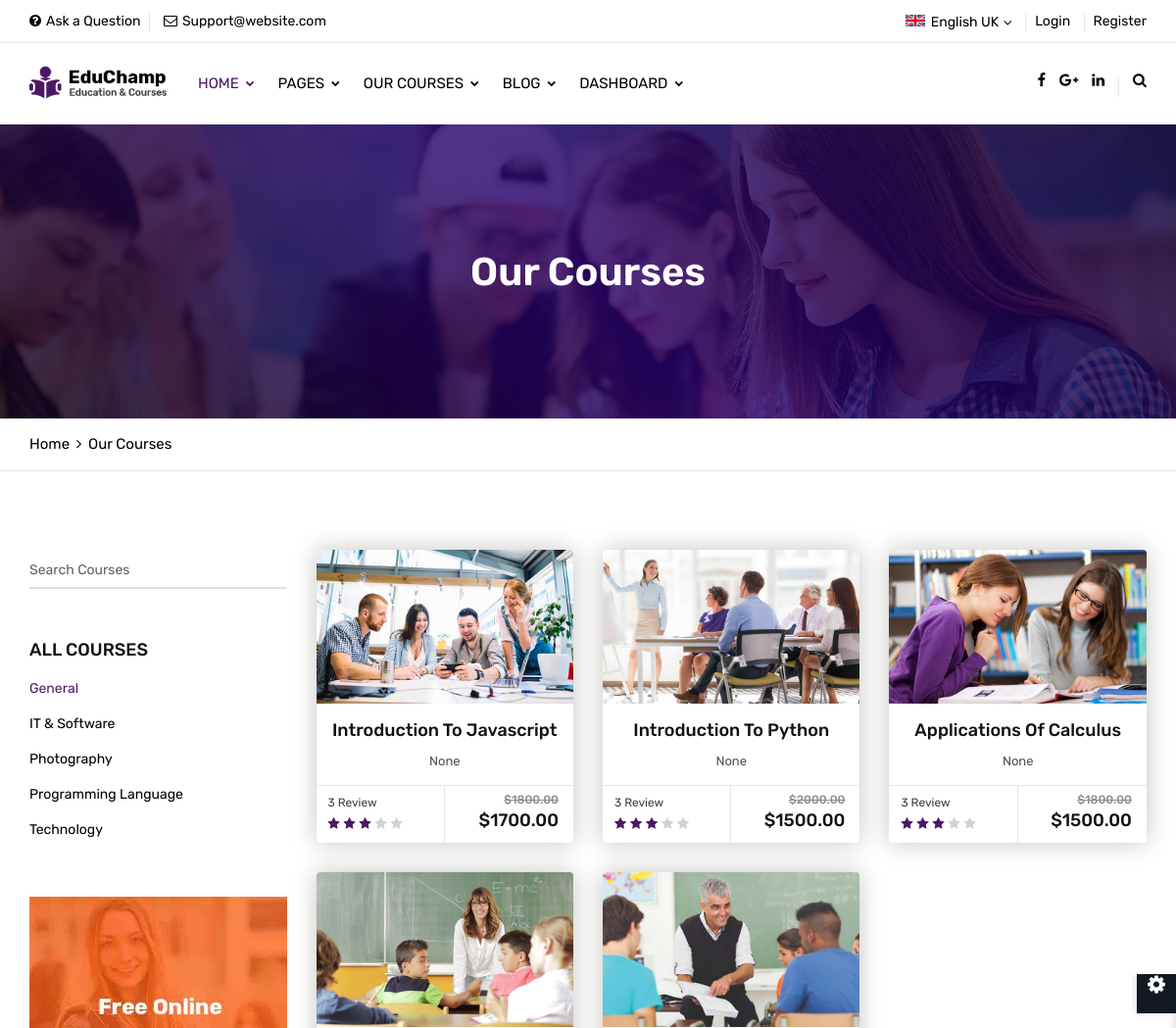
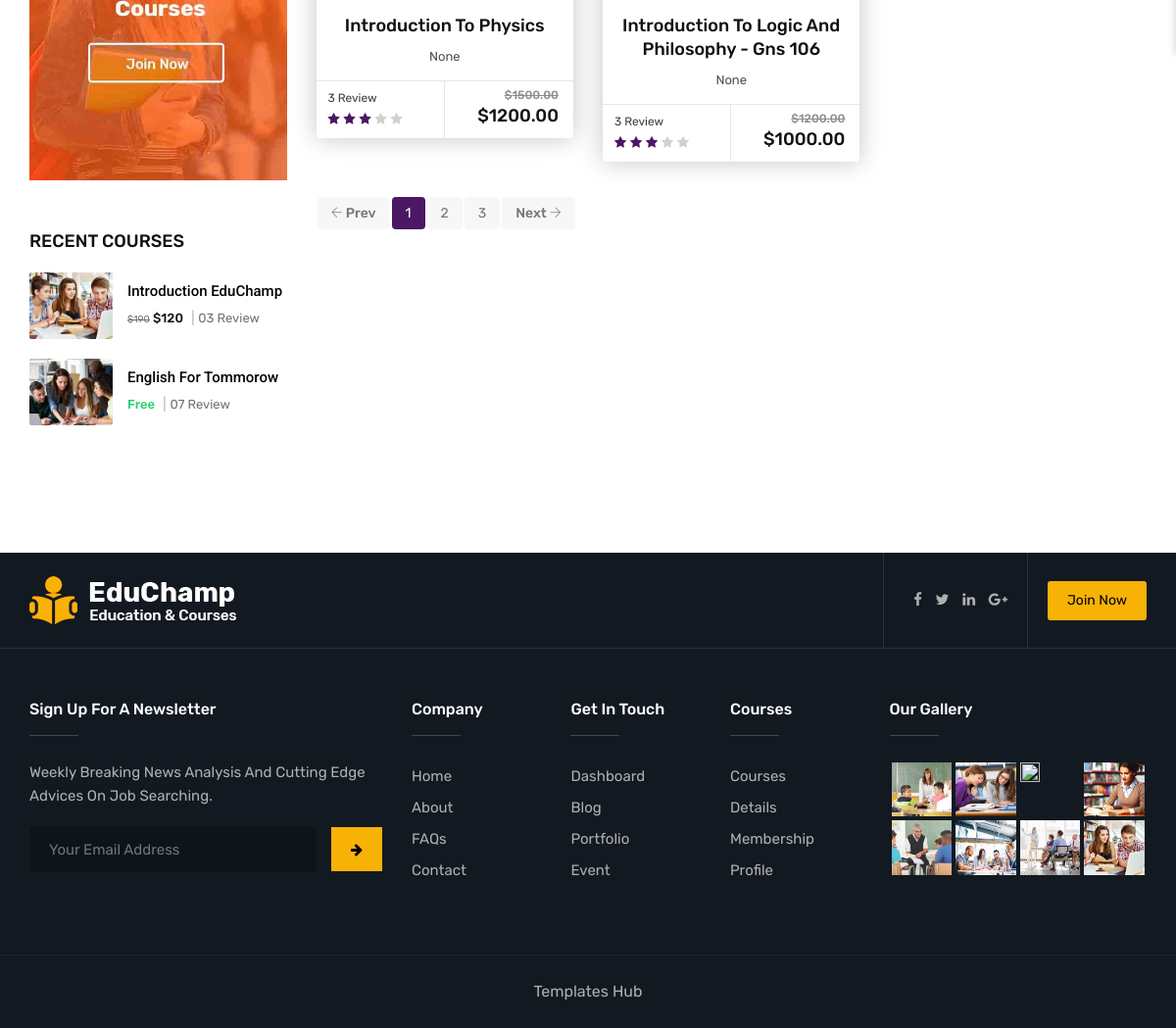
Page /courses/ on the committed database (2 pictures, top to bottom).
### tutorial/models.py (models this page shows, shortened)
class Course(models.Model):
    name = models.CharField(max_length=255,null=False,blank=False)
    slug = models.SlugField(max_length=255,null=False,blank=False)
    description = models.TextField(null=False,blank=False)
    image = models.ImageField(upload_to = "course_images/",null=True)
    old_price = models.DecimalField(max_digits=10,decimal_places=2)
    new_price = models.DecimalField(max_digits=10,decimal_places=2)
    category = models.ManyToManyField(Category,related_name="courses")
    teacher = models.ForeignKey('Teacher',on_delete=models.CASCADE,null=True)
    outcomes = models.ManyToManyField(Outcomes)
    duration = models.CharField(max_length=100,null=True,blank=True)
    skill_level = models.CharField(max_length=10,choices=Level.choices, default=Level.BEGINNER)
    language = models.CharField(max_length=10,null=True,blank=True)
    assessment = models.BooleanField(default=False)
    description = models.TextField(null=True,blank=True)
    certification=models.TextField(null=True,blank=True)
    class Meta:
        verbose_name = "Course"
        ordering = ["-new_price"]

### tutorial/views.py (the view)
# urls.py: path("courses/",views.courses,name="courses"),
def courses(request):
    courses = Course.objects.all()
    context={'courses':courses}
    return render(request,'tutorial/courses.html',context)

### tutorial/templates/tutorial/courses.html (shortened to what this page needs)
{% load static %}
<head>
	<link rel="stylesheet" type="text/css" href="{% static "assets/css/assets.css" %}">
	<link rel="stylesheet" type="text/css" href="{% static "assets/css/typography.css" %}">
	<link rel="stylesheet" type="text/css" href="{% static "assets/css/shortcodes/shortcodes.css" %}">
	<link rel="stylesheet" type="text/css" href="{% static "assets/css/style.css" %}">
	<link class="skin" rel="stylesheet" type="text/css" href="{% static "assets/css/color/color-1.css" %}">
</head>
<body id="bg">
<div class="page-wraper">
    <header class="header rs-nav">
		<div class="top-bar">
			<div class="container">
				<div class="row d-flex justify-content-between">
					<div class="topbar-left">
						<ul>
							<li><a href="faq-1.html"><i class="fa fa-question-circle"></i>Ask a Question</a></li>
							<li><a href="javascript:;"><i class="fa fa-envelope-o"></i>Support@website.com</a></li>
						</ul>
					</div>
					<div class="topbar-right">
						<ul>
							<li>
								<select class="header-lang-bx">
									<option data-icon="flag flag-uk">English UK</option>
								</select>
							</li>
							<li><a href="login.html">Login</a></li>
							<li><a href="register.html">Register</a></li>
						</ul>
					</div>
				</div>
			</div>
		</div>
		<div class="sticky-header navbar-expand-lg">
            <div class="menu-bar clearfix">
                <div class="container clearfix">
					<div class="menu-logo">
						<a href="index.html"><img src="{% static "assets/images/logo.png" %}" alt=""></a>
					</div>
                    <div class="secondary-menu">
                        <div class="secondary-inner">
                            <ul>
								<li><a href="javascript:;" class="btn-link"><i class="fa fa-facebook"></i></a></li>
								<li><a href="javascript:;" class="btn-link"><i class="fa fa-google-plus"></i></a></li>
								<li><a href="javascript:;" class="btn-link"><i class="fa fa-linkedin"></i></a></li>
								<li class="search-btn"><button id="quik-search-btn" type="button" class="btn-link"><i class="fa fa-search"></i></button></li>
							</ul>
						</div>
                    </div>
                    <div class="menu-links navbar-collapse collapse justify-content-start" id="menuDropdown">
                        <ul class="nav navbar-nav">
							<li class="active"><a href="javascript:;">Home <i class="fa fa-chevron-down"></i></a>
							</li>
							<li><a href="javascript:;">Pages <i class="fa fa-chevron-down"></i></a>
							</li>
							<li class="add-mega-menu"><a href="javascript:;">Our Courses <i class="fa fa-chevron-down"></i></a>
							</li>
							<li><a href="javascript:;">Blog <i class="fa fa-chevron-down"></i></a>
							</li>
							<li class="nav-dashboard"><a href="javascript:;">Dashboard <i class="fa fa-chevron-down"></i></a>
							</li>
						</ul>
                    </div>
                </div>
            </div>
        </div>
    </header>
    <div class="page-content bg-white">
        <div class="page-banner ovbl-dark" style="background-image:url(assets/images/banner/banner3.jpg);">
            <div class="container">
                <div class="page-banner-entry">
                    <h1 class="text-white">Our Courses</h1>
				 </div>
            </div>
        </div>
		<div class="breadcrumb-row">
			<div class="container">
				<ul class="list-inline">
					<li><a href="#">Home</a></li>
					<li>Our Courses</li>
				</ul>
			</div>
		</div>
		<div class="content-block">
			<div class="section-area section-sp1">
                <div class="container">
					 <div class="row">
						<div class="col-lg-3 col-md-4 col-sm-12 m-b30">
							<div class="widget courses-search-bx placeani">
								<div class="form-group">
									<div class="input-group">
										<label>Search Courses</label>
										<input name="dzName" type="text" required class="form-control">
									</div>
								</div>
							</div>
							<div class="widget widget_archive">
                                <h5 class="widget-title style-1">All Courses</h5>
                                <ul>
                                    <li class="active"><a href="#">General</a></li>
                                    <li><a href="#">IT & Software</a></li>
                                    <li><a href="#">Photography</a></li>
                                    <li><a href="#">Programming Language</a></li>
                                    <li><a href="#">Technology</a></li>
                                </ul>
                            </div>
							<div class="widget">
								<a href="#"><img src="{% static "assets/images/adv/adv.jpg" %}" alt=""/></a>
							</div>
							<div class="widget recent-posts-entry widget-courses">
                                <h5 class="widget-title style-1">Recent Courses</h5>
                                <div class="widget-post-bx">
                                    <div class="widget-post clearfix">
                                        <div class="ttr-post-media"> <img src="{% static "assets/images/blog/recent-blog/pic1.jpg" %}" width="200" height="143" alt=""> </div>
                                        <div class="ttr-post-info">
                                            <div class="ttr-post-header">
                                                <h6 class="post-title"><a href="#">Introduction EduChamp</a></h6>
                                            </div>
                                            <div class="ttr-post-meta">
                                                <ul>
                                                    <li class="price">
														<del>$190</del>
														<h5>$120</h5>
													</li>
                                                    <li class="review">03 Review</li>
                                                </ul>
                                            </div>
                                        </div>
                                    </div>
                                    <div class="widget-post clearfix">
                                        <div class="ttr-post-media"> <img src="{% static "assets/images/blog/recent-blog/pic3.jpg" %}" width="200" height="160" alt=""> </div>
                                        <div class="ttr-post-info">
                                            <div class="ttr-post-header">
                                                <h6 class="post-title"><a href="#">English For Tommorow</a></h6>
                                            </div>
                                            <div class="ttr-post-meta">
                                                <ul>
                                                    <li class="price">
														<h5 class="free">Free</h5>
													</li>
                                                    <li class="review">07 Review</li>
                                                </ul>
                                            </div>
                                        </div>
                                    </div>
                                </div>
                            </div>
						</div>
						<div class="col-lg-9 col-md-8 col-sm-12">
							<div class="row">
							{% for course in courses %}
								<div class="col-md-6 col-lg-4 col-sm-6 m-b30">
									<div class="cours-bx">
										<div class="action-box">
											<img src="{{ course.image.url }}" alt="">
										</div>
										<div class="info-bx text-center">
											<h5><a href="{% url "course_detail" course.slug %}">{{ course.name|title }}</a></h5>
											<span>{{ course.category.name|title }}</span>
										</div>
										<div class="cours-more-info">
											<div class="review">
												<span>3 Review</span>
												<ul class="cours-star">
													<li class="active"><i class="fa fa-star"></i></li>
													<li class="active"><i class="fa fa-star"></i></li>
													<li class="active"><i class="fa fa-star"></i></li>
													<li><i class="fa fa-star"></i></li>
													<li><i class="fa fa-star"></i></li>
												</ul>
											</div>
											<div class="price">
												<del>${{ course.old_price }}</del>
												<h5>${{ course.new_price }}</h5>
											</div>
										</div>
									</div>
								</div>
								{% endfor %}
								<div class="col-lg-12 m-b20">
									<div class="pagination-bx rounded-sm gray clearfix">
										<ul class="pagination">
											<li class="previous"><a href="#"><i class="ti-arrow-left"></i> Prev</a></li>
											<li class="active"><a href="#">1</a></li>
											<li><a href="#">2</a></li>
											<li><a href="#">3</a></li>
											<li class="next"><a href="#">Next <i class="ti-arrow-right"></i></a></li>
										</ul>
									</div>
								</div>
							</div>
						</div>
					</div>
				</div>
            </div>
        </div>
    </div>
    <footer>
        <div class="footer-top">
			<div class="pt-exebar">
				<div class="container">
					<div class="d-flex align-items-stretch">
						<div class="pt-logo mr-auto">
							<a href="index.html"><img src="{% static "assets/images/logo-white.png" %}" alt=""/></a>
						</div>
						<div class="pt-social-link">
							<ul class="list-inline m-a0">
								<li><a href="#" class="btn-link"><i class="fa fa-facebook"></i></a></li>
								<li><a href="#" class="btn-link"><i class="fa fa-twitter"></i></a></li>
								<li><a href="#" class="btn-link"><i class="fa fa-linkedin"></i></a></li>
								<li><a href="#" class="btn-link"><i class="fa fa-google-plus"></i></a></li>
							</ul>
						</div>
						<div class="pt-btn-join">
							<a href="#" class="btn ">Join Now</a>
						</div>
					</div>
				</div>
			</div>
            <div class="container">
                <div class="row">
					<div class="col-lg-4 col-md-12 col-sm-12 footer-col-4">
                        <div class="widget">
                            <h5 class="footer-title">Sign Up For A Newsletter</h5>
							<p class="text-capitalize m-b20">Weekly Breaking news analysis and cutting edge advices on job searching.</p>
                            <div class="subscribe-form m-b20">
								<form class="subscription-form" action="http://educhamp.themetrades.com/demo/assets/script/mailchamp.php" method="post">
									<div class="input-group">
										<input name="email" required="required"  class="form-control" placeholder="Your Email Address" type="email">
										<span class="input-group-btn">
											<button name="submit" value="Submit" type="submit" class="btn"><i class="fa fa-arrow-right"></i></button>
										</span>
									</div>
								</form>
							</div>
                        </div>
                    </div>
					<div class="col-12 col-lg-5 col-md-7 col-sm-12">
						<div class="row">
							<div class="col-4 col-lg-4 col-md-4 col-sm-4">
								<div class="widget footer_widget">
									<h5 class="footer-title">Company</h5>
									<ul>
										<li><a href="index.html">Home</a></li>
										<li><a href="about-1.html">About</a></li>
										<li><a href="faq-1.html">FAQs</a></li>
										<li><a href="contact-1.html">Contact</a></li>
									</ul>
								</div>
							</div>
							<div class="col-4 col-lg-4 col-md-4 col-sm-4">
								<div class="widget footer_widget">
									<h5 class="footer-title">Get In Touch</h5>
									<ul>
										<li><a href="http://educhamp.themetrades.com/admin/index.html">Dashboard</a></li>
										<li><a href="blog-classic-grid.html">Blog</a></li>
										<li><a href="portfolio.html">Portfolio</a></li>
										<li><a href="event.html">Event</a></li>
									</ul>
								</div>
							</div>
							<div class="col-4 col-lg-4 col-md-4 col-sm-4">
								<div class="widget footer_widget">
									<h5 class="footer-title">Courses</h5>
									<ul>
										<li><a href="courses.html">Courses</a></li>
										<li><a href="courses-details.html">Details</a></li>
										<li><a href="membership.html">Membership</a></li>
										<li><a href="profile.html">Profile</a></li>
									</ul>
								</div>
							</div>
						</div>
                    </div>
					<div class="col-12 col-lg-3 col-md-5 col-sm-12 footer-col-4">
                        <div class="widget widget_gallery gallery-grid-4">
                            <h5 class="footer-title">Our Gallery</h5>
                            <ul class="magnific-image">
								<li><a href="assets/images/gallery/pic1.jpg" class="magnific-anchor"><img src="{% static "assets/images/gallery/pic1.jpg" %}" alt=""></a></li>
								<li><a href="{% static "assets/images/gallery/pic2.jpg" %}" class="magnific-anchor"><img src="{% static "assets/images/gallery/pic2.jpg" %}" alt=""></a></li>
								<li><a href="assets/images/gallery/pic3.jpg" class="magnific-anchor"><img src="{ static "assets/images/gallery/pic3.jpg" %}" alt=""></a></li>
								<li><a href="assets/images/gallery/pic4.jpg" class="magnific-anchor"><img src="{% static "assets/images/gallery/pic4.jpg" %}" alt=""></a></li>
								<li><a href="assets/images/gallery/pic5.jpg" class="magnific-anchor"><img src="{% static "assets/images/gallery/pic5.jpg" %}"alt=""></a></li>
								<li><a href="assets/images/gallery/pic6.jpg" class="magnific-anchor"><img src="{% static "assets/images/gallery/pic6.jpg" %}" alt=""></a></li>
								<li><a href="assets/images/gallery/pic7.jpg" class="magnific-anchor"><img src="{% static "assets/images/gallery/pic7.jpg" %}" alt=""></a></li>
								<li><a href="assets/images/gallery/pic8.jpg" class="magnific-anchor"><img src="{% static "assets/images/gallery/pic8.jpg" %}" alt=""></a></li>
							</ul>
                        </div>
                    </div>
                </div>
            </div>
        </div>
        <div class="footer-bottom">
            <div class="container">
                <div class="row">
                    <div class="col-lg-12 col-md-12 col-sm-12 text-center"> <a target="_blank" href="https://www.templateshub.net">Templates Hub</a></div>
                </div>
            </div>
        </div>
    </footer>
</div>
</body>
</html>

### rows in the picture
Course: image (picture), name "Introduction To Javascript", category.name "None", old_price "1800.00", new_price "1700.00"
Course: image (picture), name "Introduction To Python", category.name "None", old_price "2000.00", new_price "1500.00"
Course: image (picture), name "Applications Of Calculus", category.name "None", old_price "1800.00", new_price "1500.00"
Course: image (picture), name "Introduction To Physics", category.name "None", old_price "1500.00", new_price "1200.00"
Course: image (picture), name "Introduction To Logic And Philosophy - Gns 106", category.name "None", old_price "1200.00", new_price "1000.00"
